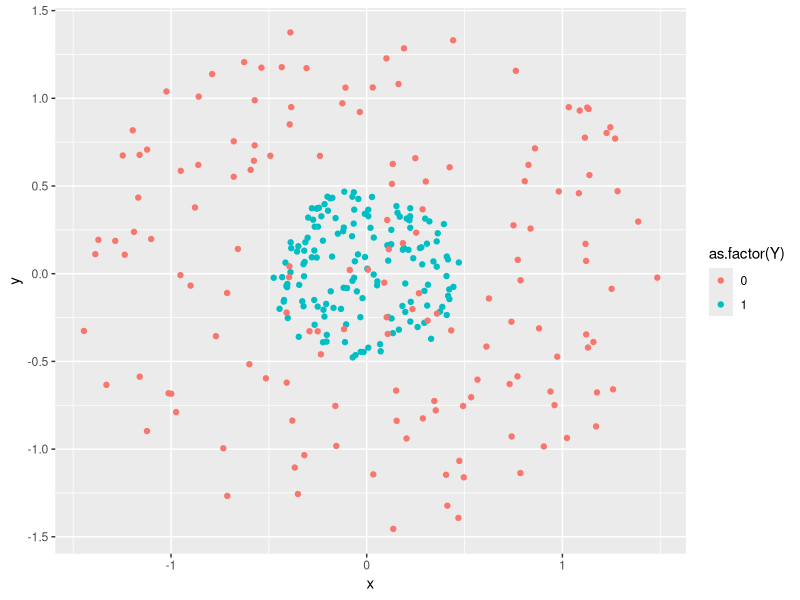

Recreate this plot in R.
# Problema de clasificacion

circulo <- function(x, R, centroX=0, centroY=0){
  r = R * sqrt(runif(x))
  theta = runif(x) * 2 * pi
  x = centroX + r * cos(theta)
  y = centroY + r * sin(theta)
  
  z = data.frame(x = x, y = y)
  return(z)
}

datos1 <- circulo(150,0.5)
datos2 <- circulo(150,1.5)

datos1$Y <- 1
datos2$Y <- 0
datos <- rbind(datos1,datos2)

rm(datos1,datos2, circulo)

library(ggplot2)
ggplot(datos,aes(x,y, col = as.factor(Y))) + geom_point()

X <- as.matrix(datos[,1:2])
Y <- as.matrix(datos[,3])

rm(datos)
